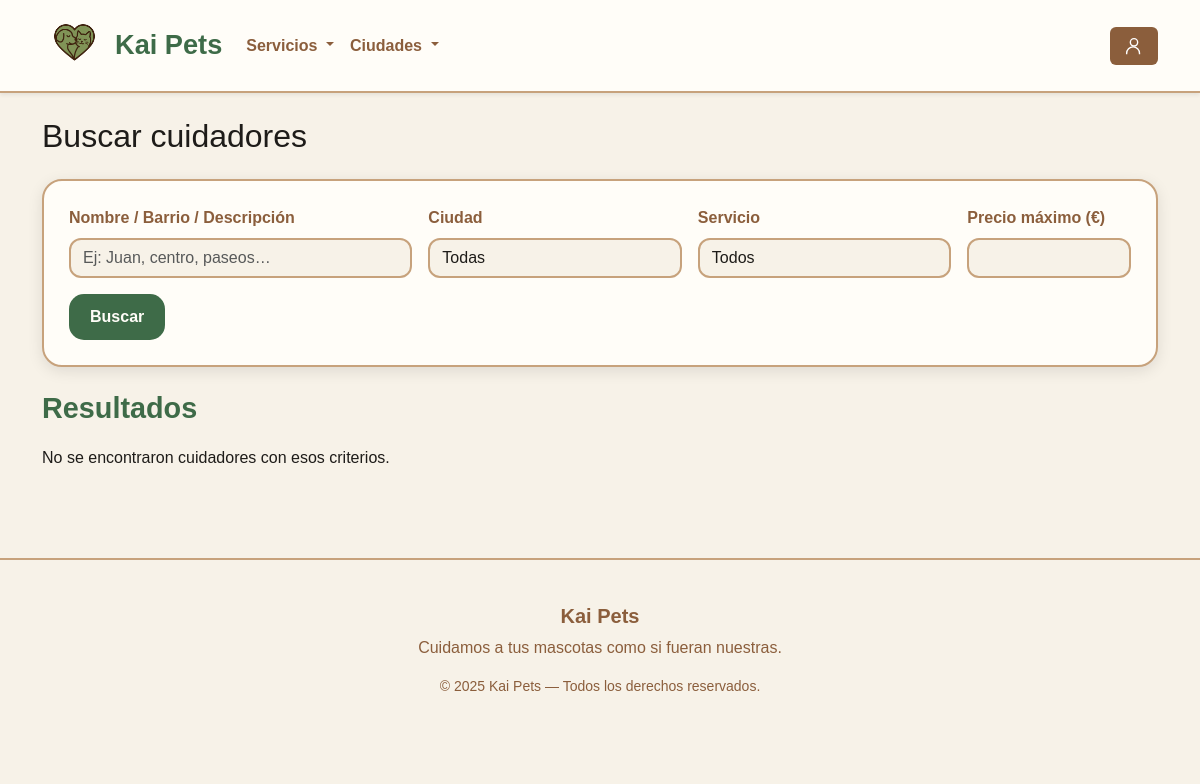
The app's page /pags/buscador.php, older data.
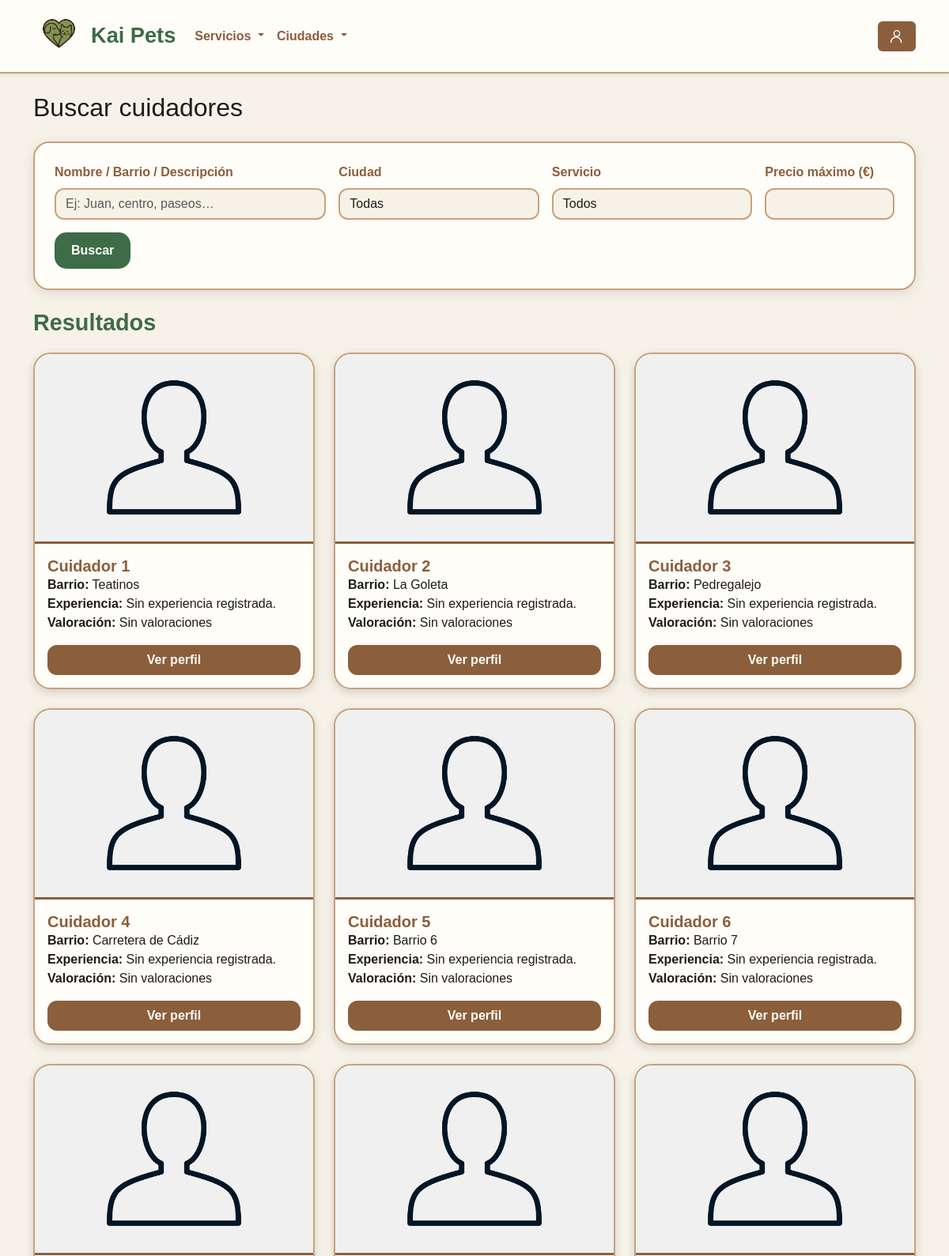
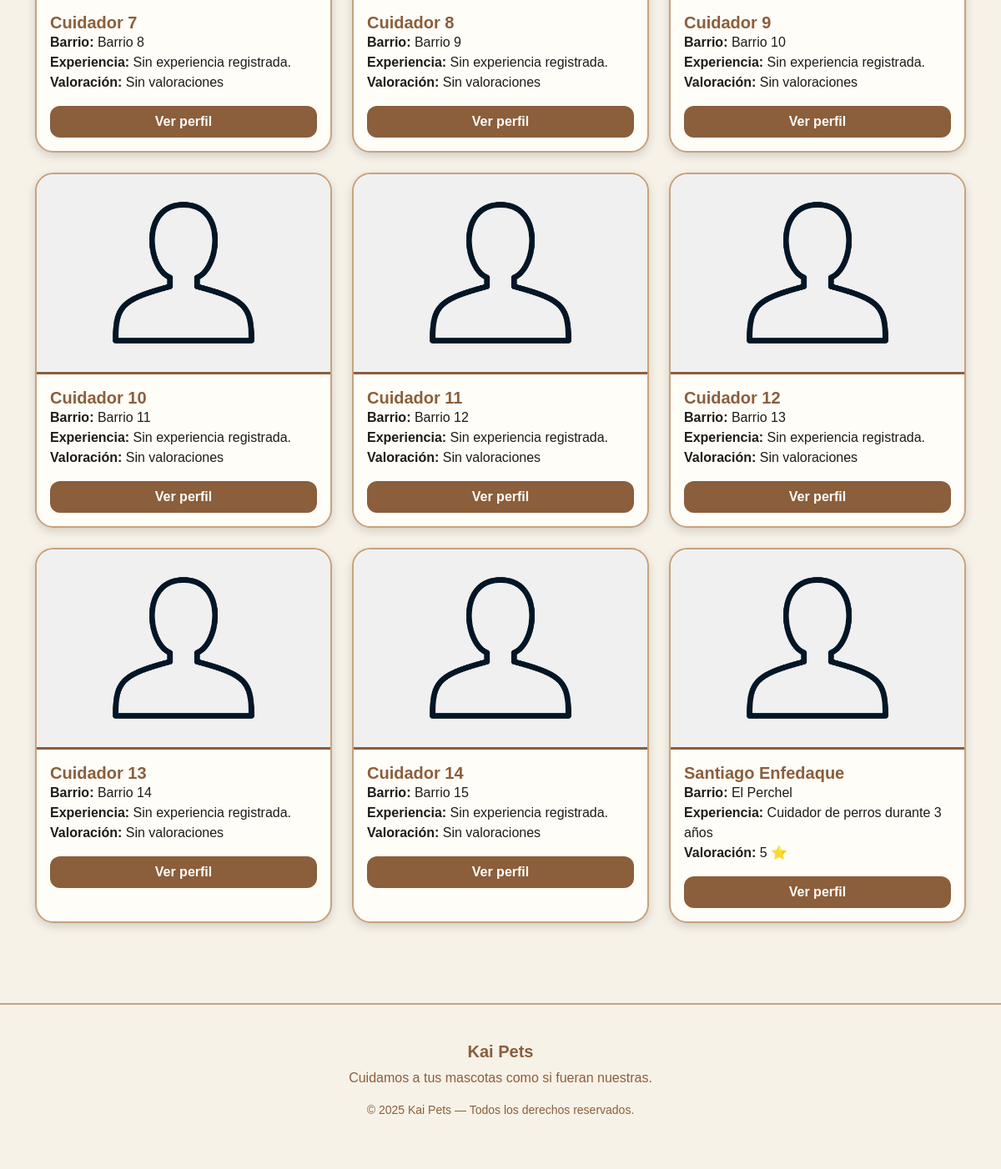
The same page, newer data (2 pictures, top to bottom).
### tables this page shows
CREATE TABLE `cuidadores` (
  `id` int(11) NOT NULL,
  `usuario_id` int(11) NOT NULL,
  `ciudad_id` int(11) NOT NULL,
  `barrio` varchar(100) NOT NULL,
  `descripcion` text NOT NULL,
  `experiencia` varchar(255) DEFAULT NULL,
  `dni_foto` varchar(255) NOT NULL,
  `foto_perfil` varchar(255) NOT NULL
);

CREATE TABLE `usuarios` (
  `id` int(11) NOT NULL,
  `nombre` varchar(100) NOT NULL,
  `apellido` varchar(200) NOT NULL,
  `email` varchar(255) NOT NULL,
  `password` varchar(255) NOT NULL,
  `telefono` int(9) NOT NULL,
  `direccion` varchar(255) NOT NULL,
  `registro` timestamp NOT NULL DEFAULT current_timestamp(),
  `terminos` tinyint(1) NOT NULL DEFAULT 0,
  `admin` tinyint(1) NOT NULL DEFAULT 0,
  `cuidador` tinyint(1) NOT NULL DEFAULT 0,
  `ciudad_id` int(11) NOT NULL DEFAULT 1
);

### pags/buscador.php (the view, shortened to what this page needs)
<?php
require_once __DIR__ . '/../php/conn_db.php';
$texto = $_GET['q'] ?? '';
$precio_max = $_GET['precio_max'] ?? '';
$sql = "
    SELECT c.id AS cuidador_id, c.descripcion, c.experiencia, c.barrio, c.foto_perfil,
           u.nombre, u.apellido, u.telefono,
           (SELECT AVG(puntuacion) FROM opiniones o WHERE o.cuidador_id = c.id) AS media
    FROM cuidadores c
    JOIN usuarios u ON u.id = c.usuario_id
    WHERE 1=1
";
$params = [];
$sql .= " ORDER BY u.nombre ASC";
$stmt = $conn->prepare($sql);
$stmt->execute($params);
$resultados = $stmt->fetchAll(PDO::FETCH_ASSOC);
?>
<!DOCTYPE html>
<html lang="es">
<head>
    <link href="https://cdn.jsdelivr.net/npm/bootstrap@5.3.2/dist/css/bootstrap.min.css" rel="stylesheet">
    <link rel="stylesheet" href="/KaiPets/src/css/style.css">
    <link rel="stylesheet" href="/KaiPets/src/css/buscador.css">
</head>
<body>
<?php include __DIR__ . '/../componentes/header.php'; ?>
<div class="container py-4">
    <h2 class="mb-4">Buscar cuidadores</h2>
    <form class="buscador-card mb-4" method="GET" action="buscador.php">
        <div class="row g-3">
            <div class="col-md-4">
                <label class="form-label">Nombre / Barrio / Descripción</label>
                <input type="text" name="q" value="<?= htmlspecialchars($texto) ?>" class="form-control" placeholder="Ej: Juan, centro, paseos…">
            </div>
            <div class="col-md-3">
                <label class="form-label">Ciudad</label>
                <select name="ciudad_id" class="form-select">
                    <option value="">Todas</option>
                </select>
            </div>
            <div class="col-md-3">
                <label class="form-label">Servicio</label>
                <select name="servicio_id" class="form-select">
                    <option value="">Todos</option>
                </select>
            </div>
            <div class="col-md-2">
                <label class="form-label">Precio máximo (€)</label>
                <input type="number" name="precio_max" value="<?= htmlspecialchars($precio_max) ?>" class="form-control" min="1">
            </div>
        </div>
        <button class="btn btn-kai-search mt-3">Buscar</button>
    </form>
    <h3 class="resultados-title">Resultados</h3>
    <?php if (!$resultados): ?>
        <p>No se encontraron cuidadores con esos criterios.</p>
    <?php else: ?>
        <div class="row">
            <?php foreach ($resultados as $c): ?>
                <div class="col-md-4 mb-4">
                    <div class="busqueda-card h-100">
                        <img src="<?= htmlspecialchars($c['foto_perfil'] ?: '/KaiPets/uploads/perfiles/pred_usu.jpg') ?>"
                            class="busqueda-img">
                        <div class="busqueda-body p-3">
                            <h5 class="card-title">
                                <?= htmlspecialchars($c['nombre'] . " " . $c['apellido']) ?>
                            </h5>
                            <p class="card-text">
                                <strong>Barrio:</strong> <?= htmlspecialchars($c['barrio']) ?><br>
                                <strong>Experiencia:</strong> <?= htmlspecialchars($c['experiencia']) ?><br>
                                <strong>Valoración:</strong> <?= $c['media'] ? round($c['media'], 1)." ⭐" : "Sin valoraciones" ?>
                            </p>
                            <a href="/KaiPets/pags/ver_cuidador.php?id=<?= $c['cuidador_id'] ?>" class="btn btn-ver-perfil w-100">
                                Ver perfil
                            </a>
                        </div>
                    </div>
                </div>
            <?php endforeach; ?>
        </div>
    <?php endif; ?>
</div>
<?php include __DIR__ . '/../componentes/footer.php'; ?>
</body>
</html>

Row changes from the older to the newer data that the page shows:
added cuidadores: foto_perfil (picture), usuario.apellido "Cuidador 1", barrio "Teatinos", experiencia "Sin experiencia registrada.", shows "Sin valoraciones"
added cuidadores: foto_perfil (picture), usuario.apellido "Cuidador 2", barrio "La Goleta", experiencia "Sin experiencia registrada.", shows "Sin valoraciones"
added cuidadores: foto_perfil (picture), usuario.apellido "Cuidador 3", barrio "Pedregalejo", experiencia "Sin experiencia registrada.", shows "Sin valoraciones"
added cuidadores: foto_perfil (picture), usuario.apellido "Cuidador 4", barrio "Carretera de Cádiz", experiencia "Sin experiencia registrada.", shows "Sin valoraciones"
added cuidadores: foto_perfil (picture), usuario.apellido "Cuidador 5", barrio "Barrio 6", experiencia "Sin experiencia registrada.", shows "Sin valoraciones"
added cuidadores: foto_perfil (picture), usuario.apellido "Cuidador 6", barrio "Barrio 7", experiencia "Sin experiencia registrada.", shows "Sin valoraciones"
added cuidadores: foto_perfil (picture), usuario.apellido "Cuidador 7", barrio "Barrio 8", experiencia "Sin experiencia registrada.", shows "Sin valoraciones"
added cuidadores: foto_perfil (picture), usuario.apellido "Cuidador 8", barrio "Barrio 9", experiencia "Sin experiencia registrada.", shows "Sin valoraciones"
added cuidadores: foto_perfil (picture), usuario.apellido "Cuidador 9", barrio "Barrio 10", experiencia "Sin experiencia registrada.", shows "Sin valoraciones"
added cuidadores: foto_perfil (picture), usuario.apellido "Cuidador 10", barrio "Barrio 11", experiencia "Sin experiencia registrada.", shows "Sin valoraciones"
added cuidadores: foto_perfil (picture), usuario.apellido "Cuidador 11", barrio "Barrio 12", experiencia "Sin experiencia registrada.", shows "Sin valoraciones"
added cuidadores: foto_perfil (picture), usuario.apellido "Cuidador 12", barrio "Barrio 13", experiencia "Sin experiencia registrada.", shows "Sin valoraciones"
added cuidadores: foto_perfil (picture), usuario.apellido "Cuidador 13", barrio "Barrio 14", experiencia "Sin experiencia registrada.", shows "Sin valoraciones"
added cuidadores: foto_perfil (picture), usuario.apellido "Cuidador 14", barrio "Barrio 15", experiencia "Sin experiencia registrada.", shows "Sin valoraciones"
added cuidadores: foto_perfil (picture), usuario.apellido "Santiago Enfedaque", barrio "El Perchel", experiencia "Cuidador de perros durante 3 años", media "5"
Text that changed along with them:
text no longer shown: "No se encontraron cuidadores con esos criterios."
